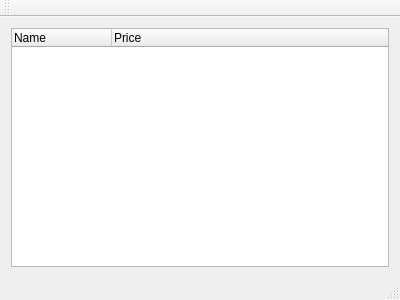
<?xml version="1.0" encoding="UTF-8"?>
<ui version="4.0">
 <class>MainWindow</class>
 <widget class="QMainWindow" name="MainWindow">
  <property name="geometry">
   <rect>
    <x>0</x>
    <y>0</y>
    <width>400</width>
    <height>300</height>
   </rect>
  </property>
  <property name="windowTitle">
   <string>MainWindow</string>
  </property>
  <widget class="QWidget" name="centralWidget">
   <layout class="QVBoxLayout" name="verticalLayout">
    <item>
     <widget class="QTreeWidget" name="treeWidget">
      <attribute name="headerStretchLastSection">
       <bool>true</bool>
      </attribute>
      <column>
       <property name="text">
        <string>Name </string>
       </property>
      </column>
      <column>
       <property name="text">
        <string>Price</string>
       </property>
      </column>
     </widget>
    </item>
   </layout>
  </widget>
  <widget class="QMenuBar" name="menuBar">
   <property name="geometry">
    <rect>
     <x>0</x>
     <y>0</y>
     <width>400</width>
     <height>20</height>
    </rect>
   </property>
  </widget>
  <widget class="QToolBar" name="mainToolBar">
   <attribute name="toolBarArea">
    <enum>TopToolBarArea</enum>
   </attribute>
   <attribute name="toolBarBreak">
    <bool>false</bool>
   </attribute>
  </widget>
  <widget class="QStatusBar" name="statusBar"/>
 </widget>
 <layoutdefault spacing="6" margin="11"/>
 <resources/>
 <connections/>
</ui>
